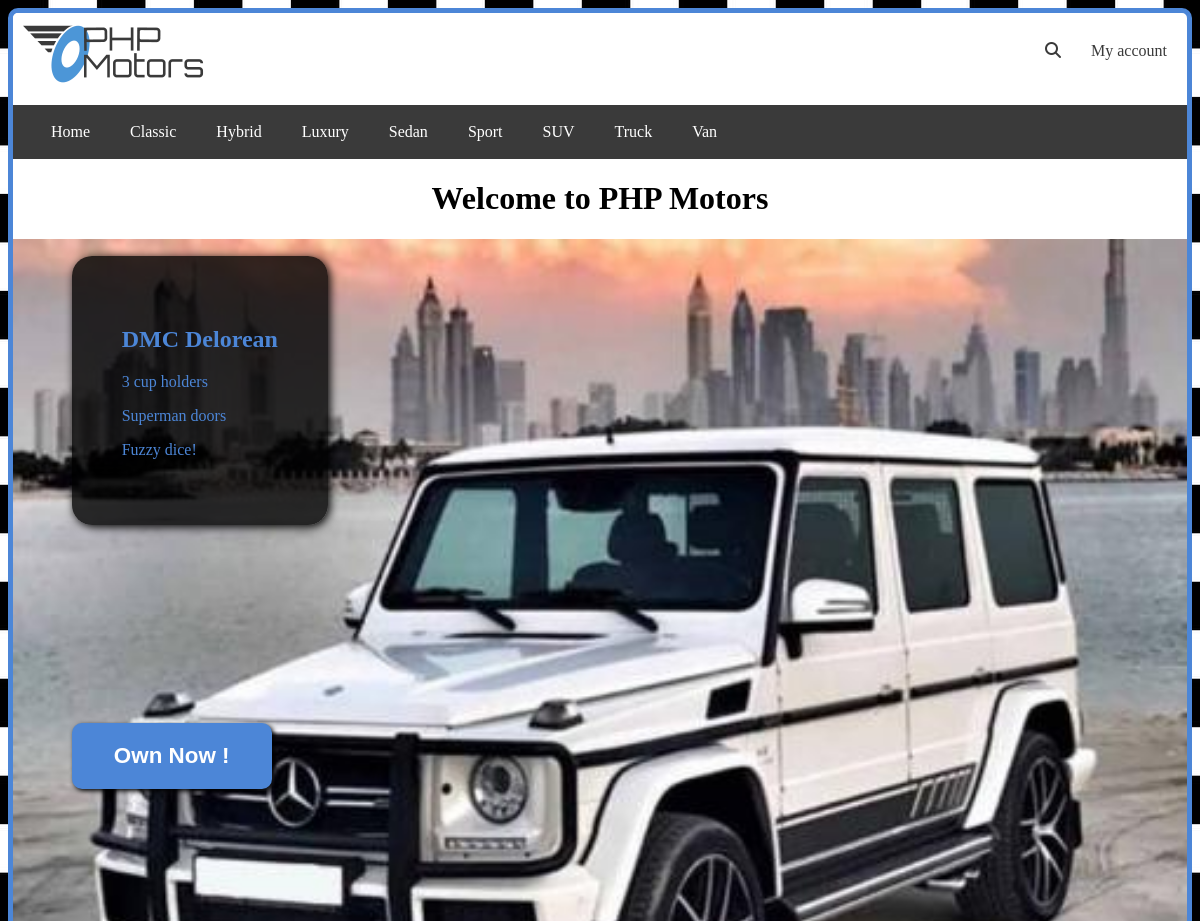
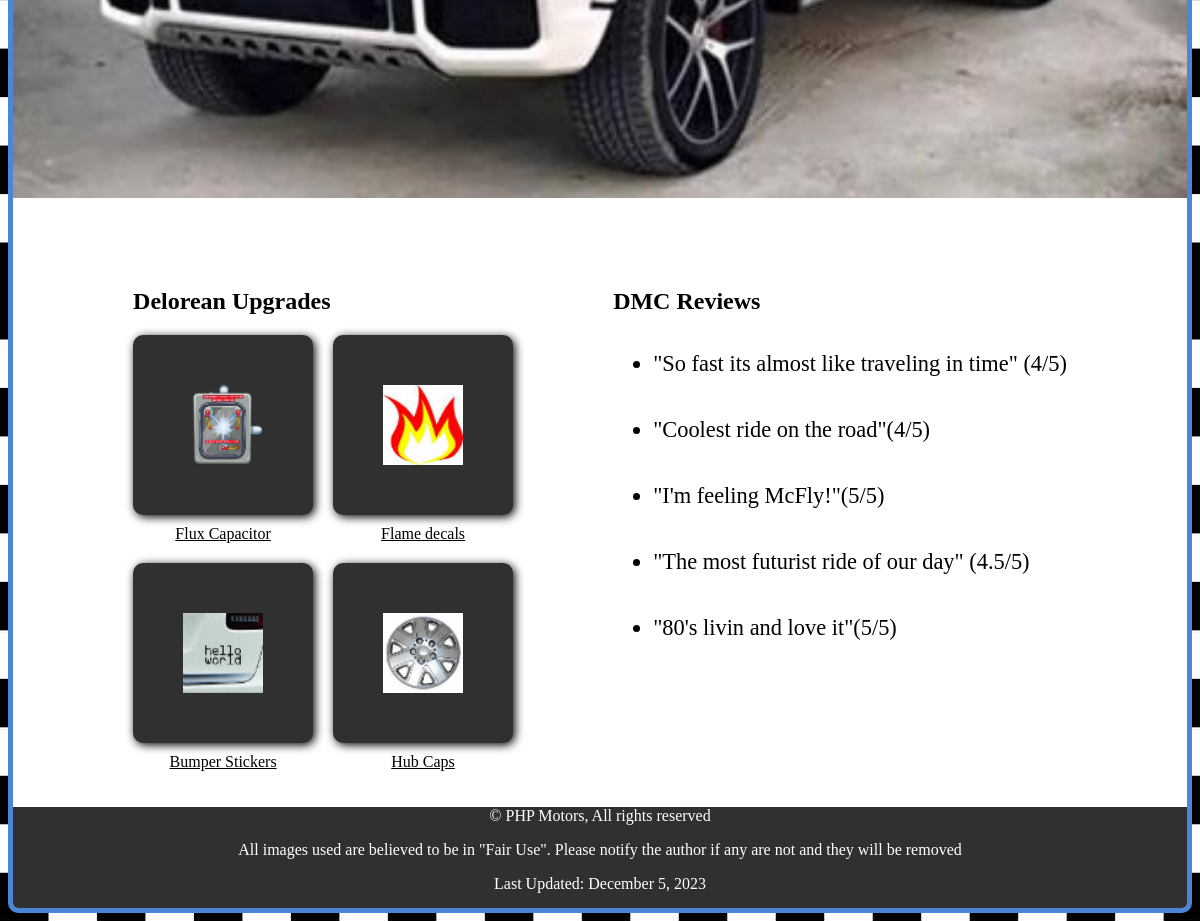
The page / on the database its author committed (2 pictures, top to bottom).
### tables this page shows
CREATE TABLE `carclassification` (
  `classificationId` int(10) UNSIGNED NOT NULL,
  `classificationName` varchar(30) NOT NULL
);

CREATE TABLE `inventory` (
  `invId` varchar(20) NOT NULL,
  `invYear` int(4) UNSIGNED NOT NULL,
  `invMake` varchar(30) NOT NULL,
  `invModel` varchar(50) NOT NULL,
  `invDescription` text NOT NULL,
  `invPrice` decimal(10,2) NOT NULL,
  `invMiles` int(7) UNSIGNED NOT NULL,
  `invColor` varchar(20) NOT NULL,
  `classificationId` int(3) UNSIGNED NOT NULL,
  `invImage` varchar(100) NOT NULL,
  `invThumbnail` varchar(100) NOT NULL,
  `invStock` int(1) NOT NULL
);

### model/main-model.php (called while the page is built, shortened)
<?php
function getClassifications(){
    $db = phpmotorsConnect();
    $sql = 'SELECT classificationName FROM carclassification ORDER BY classificationName ASC';
    $stmt = $db->prepare($sql);
    $stmt->execute();
    $classifications= $stmt->fetchAll();
   return $classifications;
}
?>

### library/functions.php (the view, shortened to what this page needs)
<?php
function navigation(){
    $classifications = getClassifications();
    $navList= '<ul>';
    $navList .= "<li><a href='/phpmotors/index.php' title='View the PHP Motors home page'> Home </a></li>";
    foreach ($classifications as $classification) {
    $navList .= "<li><a href='/phpmotors/vehicles/?action=classification&classificationName="
    .urlencode($classification['classificationName']).
    "' title='View our $classification[classificationName] lineup of vehicles'>$classification[classificationName]</a></li>";
        }
    $navList .= '</ul>';
    return $navList;
}
    function getInvItemInfo($invId){
        $db = phpmotorsConnect();
        $sql = 'SELECT * FROM inventory WHERE invId = :invId';
        $stmt = $db->prepare($sql);
        $stmt->bindValue(':invId', $invId, PDO::PARAM_STR);
        $stmt->execute();
        $invInfo = $stmt->fetch(PDO::FETCH_ASSOC);
        return $invInfo;
    }
?>

### index.php (shortened to what this page needs)
<?php
require_once 'model/main-model.php';
require_once 'library/functions.php';
$classifications = getClassifications();
$navList = navigation();
$action= filter_input(INPUT_POST,'action');
    if($action == NULL){
        $action= filter_input(INPUT_GET, 'action');
    }
    switch($action){
        default:
            $heroInfo = getInvItemInfo("MXWHWT39FZ6JYB9Z");
            $hero_img_path = $heroInfo['invImage'];
            $carId = $heroInfo['invId'];
            include 'view/home.php';
    }
?>

### view/home.php (shortened to what this page needs)
<!DOCTYPE html>
<html lang="en">
<head>
    <link rel="stylesheet" href="/phpmotors/css/home.css?<?php echo time()?>">
    <link rel="stylesheet" href="/phpmotors/css/mobile.css?<?php echo time()?>">
</head>
<body>
    <div class="weird">
    <header>
       <?php
            include $_SERVER['DOCUMENT_ROOT']. '/phpmotors/common/header.php';
       ?>
    </header>
    <main>
        <h1>Welcome to PHP Motors</h1>
        <div class="hero">
            <img src=<?php  if(isset($hero_img_path)){
                   echo $hero_img_path;
                }?>
                alt="hero">
            <div class="banner">
                <h2>DMC Delorean</h2>
                <p>3 cup holders</p>
                <p>Superman doors</p>
                <p>Fuzzy dice!</p>
            </div>
            <div class='banner1'>
               <a href=<?php echo 'vehicles/?action=car&carName='. $carId ?> > <button>Own Now !</button></a>
            </div>
        </div>
        <section>
            <div>
                <h2>Delorean Upgrades</h2>
                <div class="upgrades">
                    <div>
                        <img src="./images/upgrades/flux-cap.png" alt="flux">
                        <a href="#">Flux Capacitor</a>
                    </div>
                    <div>
                        <img src="./images/upgrades/flame.jpg" alt="flame">
                        <a href="#">Flame decals</a>
                    </div>
                    <div>
                        <img src="./images/upgrades/bumper_sticker.jpg" alt="sticker">
                        <a href="#">Bumper Stickers</a>
                    </div>
                    <div>
                    <img src="./images/upgrades/hub-cap.jpg" alt="hub">
                        <a href="#">Hub Caps</a>
                    </div>
                </div>
            </div>
            <div class="reviews">
                <h2>DMC Reviews</h2>
                <ul>
                    <li>"So fast its almost like traveling in time" (4/5)</li>
                    <li>"Coolest ride on the road"(4/5)</li>
                    <li>"I'm feeling McFly!"(5/5)</li>
                    <li>"The most futurist ride of our day" (4.5/5)</li>
                    <li>"80's livin and love it"(5/5)</li>
                </ul>
            </div>
        </section>
        <footer>
                <?php
                    include $_SERVER['DOCUMENT_ROOT']. '/phpmotors/common/footer.php';
                ?>
        </footer>
    </main>
</body>
</html>

### common/header.php (shortened to what this page needs)
<link rel="stylesheet" href="/phpmotors/css/nav.css?<?php echo time()?>">
<div class="account">
    <a href="/phpmotors/index.php"><img src="/phpmotors/images/site/logo.png" alt="logo"></a>
    <div class='user'>
        <a href='/phpmotors/search/'>
        <i id="search" class="fa-solid fa-magnifying-glass" aria-hidden="true"></i>
        </a>
        <a href="/phpmotors/accounts/index.php?action=login">My account</a>
    </div>
</div>
<?php
    include $_SERVER['DOCUMENT_ROOT']. '/phpmotors/common/nav.php'
?>

### common/nav.php
<?php echo $navList; ?>

### common/footer.php
<p>&copy; PHP Motors, All rights reserved</p>
<p>All images used are believed to be in "Fair Use". Please notify the author if any are not and they will be removed</p>
<p>Last Updated: <span id="update"></span></p>

### css/home.css (style rules this page uses)
html { box-sizing: border-box; }
body { background-image: url('../images/site/small_check.jpg'); padding: 0; }
.weird { background: #ffffff; border: 5px solid #4c86d7; border-radius: 10px; margin: 0; padding: 0; overflow: hidden; max-width: 100%; margin: 0 auto; }
main { margin: 0 auto; }
header .account { display: flex; justify-content: space-between; }
header .account a { color: #3a3a3a; text-decoration: none; align-self: center; justify-self: start; margin-right: 20px; }
header ul { background: #3a3a3a; padding: 18px; height: 100%; text-decoration: none; list-style-type: none; display: flex; }
ul a { text-decoration: none; height: 100%; color: #ffffff; padding: 20px; }
h1 { text-align: center; }
.hero { position: relative; display: flex; overflow: hidden; }
.hero img { position: relative; display: flex; max-width: 1300px; width: 100%; }
.banner { position: absolute; color: #4c86d7; background: rgb(0, 0, 0, 0.8); padding: 50px; border-radius: 20px; top: 2%; left: 5%; box-shadow: 2px 2px 10px #000; }
.banner1 button { position: absolute; font-size: 1.4rem; font-weight: bold; width: 200px; top: 55%; left: 5%; padding: 20px; border-radius: 10px; transition: 0.3s ease-in-out; cursor: pointer; background: #4c86d7; color: #ffffff; border: none; box-shadow: 2px 2px 5px #000; }
main section { padding: 20px; margin-top: 50px; display: flex; justify-content: space-evenly; }
.upgrades { display: grid; grid-template-columns: repeat(2, 1fr); grid-template-rows: repeat(1, 1fr); gap: 20px; }
.upgrades a { text-align: center; margin-top: 10px; }
.upgrades img { height: 80px; width: 80px; box-shadow: 2px 2px 10px; border-radius: 10px; background: #303031; padding: 50px; margin: 0 auto; }
.user { display: flex; align-items: center; }
.upgrades div { display: flex; flex-direction: column; }
section p, section a { color: #000; }
.reviews { display: flex; flex-direction: column; }
.reviews li { font-size: 1.4em; margin-bottom: 40px; }
footer p { margin-bottom: 5px; }
footer { background: #303031; color: #ffffff; text-align: center; padding-bottom: 10px; }

### css/nav.css (style rules this page uses)
.user { display: flex; align-items: center; }
#search { margin-right: 10px; cursor: pointer; }

### rows shown on the page
carclassification: classificationName "Classic"
carclassification: classificationName "Hybrid"
carclassification: classificationName "Luxury"
carclassification: classificationName "Sedan"
carclassification: classificationName "Sport"
carclassification: classificationName "SUV"
carclassification: classificationName "Truck"
carclassification: classificationName "Van"
inventory: invImage (picture)
